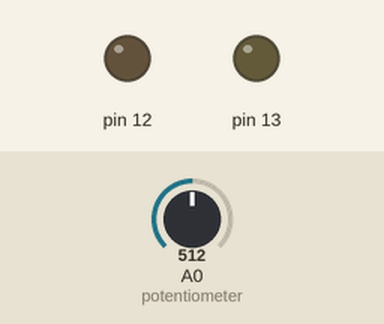
Simulated run of this sketch. Board: Arduino Uno, built with avr-gcc and run on an emulated ATmega328P. On the bench: output pins drawn as LEDs (lit = HIGH). The inputs (shaded band) are chosen by the test bench; at power-on: A0 (potentiometer) = 512.

Above: at 1.2 s.
1.3 s: A0 (potentiometer) set to 530
At 2.2 s:
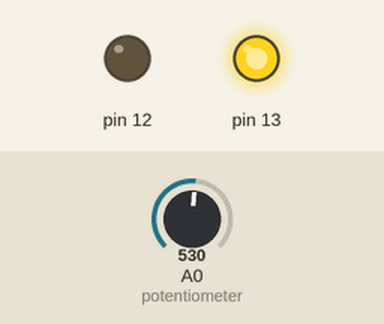
2.8 s: A0 (potentiometer) set to 511
At 3.4 s:
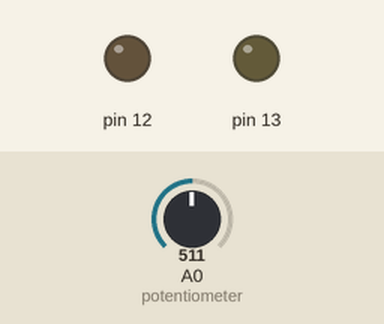
4.3 s: A0 (potentiometer) set to 716
At 5.7 s:
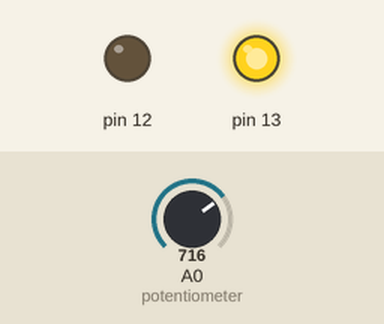
Timing chart, 0 to 7.3 s (numbered marks = the images above; inputs shaded):
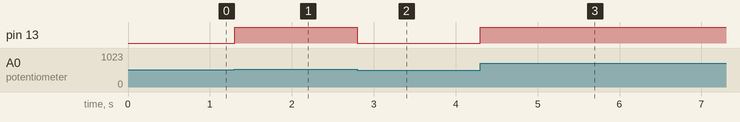

The sketch:

sketch.ino
```cpp
void setup() {
  pinMode(13, OUTPUT);
  pinMode(12, OUTPUT);
}

void loop() {
  int potValue = analogRead(A0);
  int ledValue = map(potValue, 0, 1023, 0, 255);
  analogWrite(13, ledValue);


}
```

Measured:
- the behaviour switches between 513 and 514 on A0 (potentiometer) (found by bisection; images 0 and 1)
- after the input at 1.3 s, pin 13: LOW → HIGH at once
- after the input at 2.8 s, pin 13: HIGH → LOW at once
- after the input at 4.3 s, pin 13: LOW → HIGH at once
